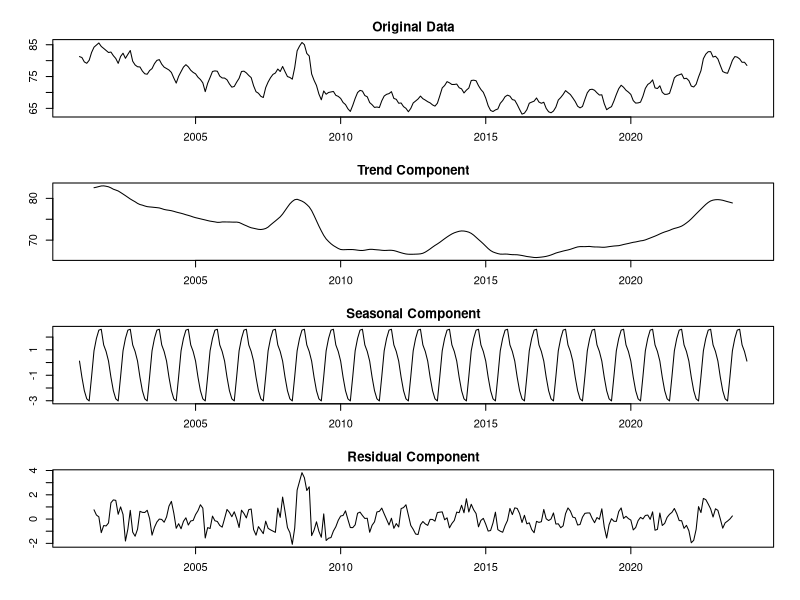
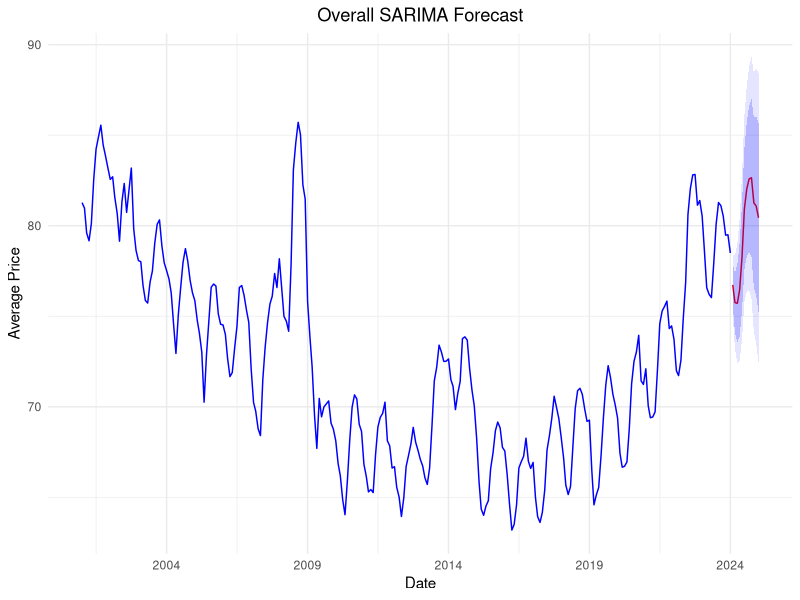
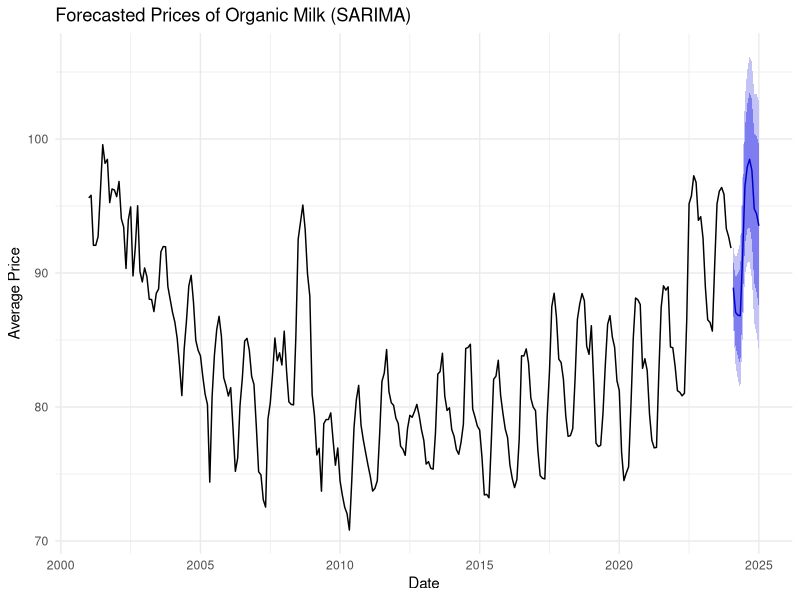
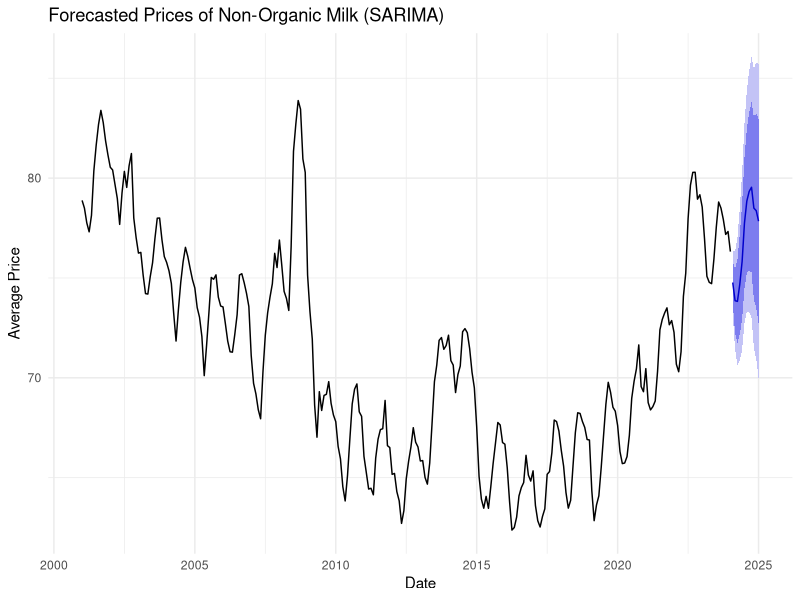
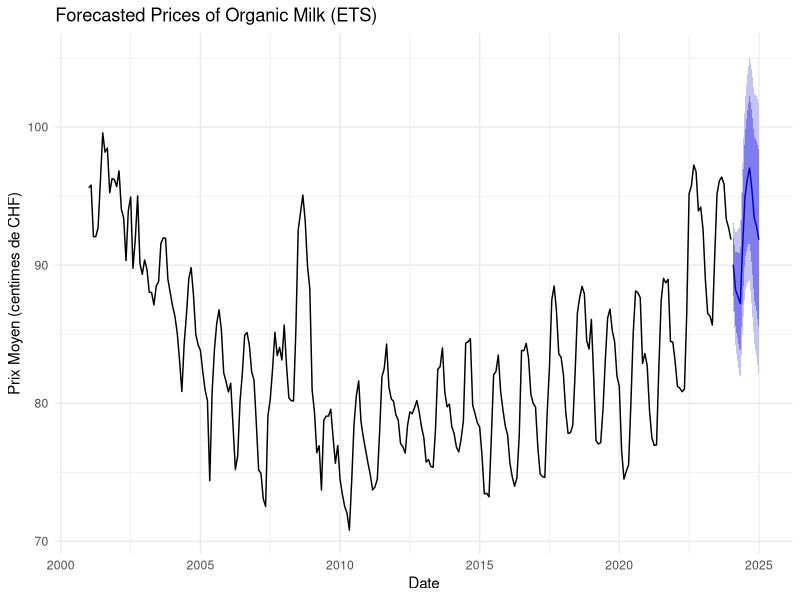
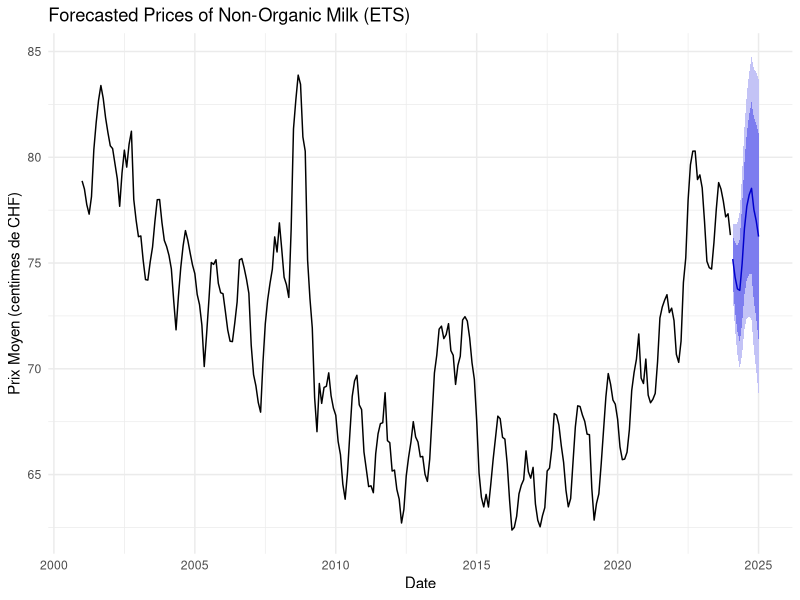
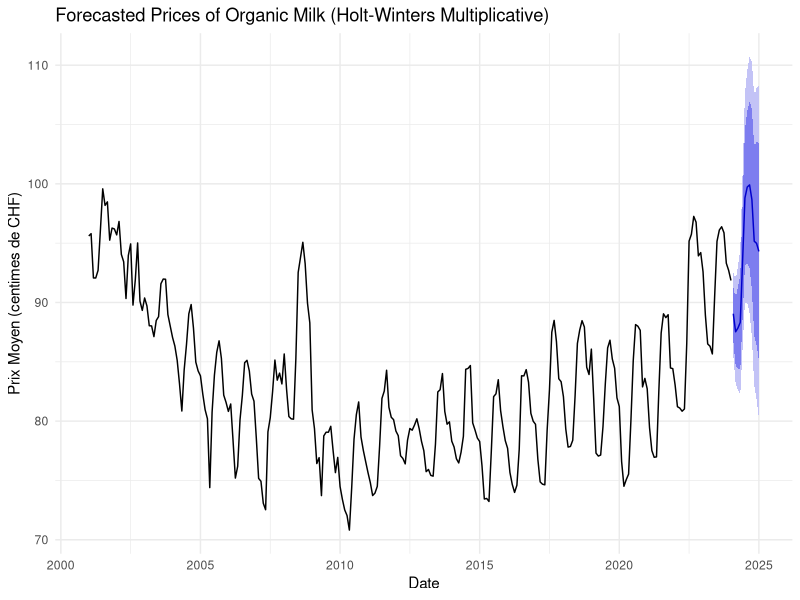
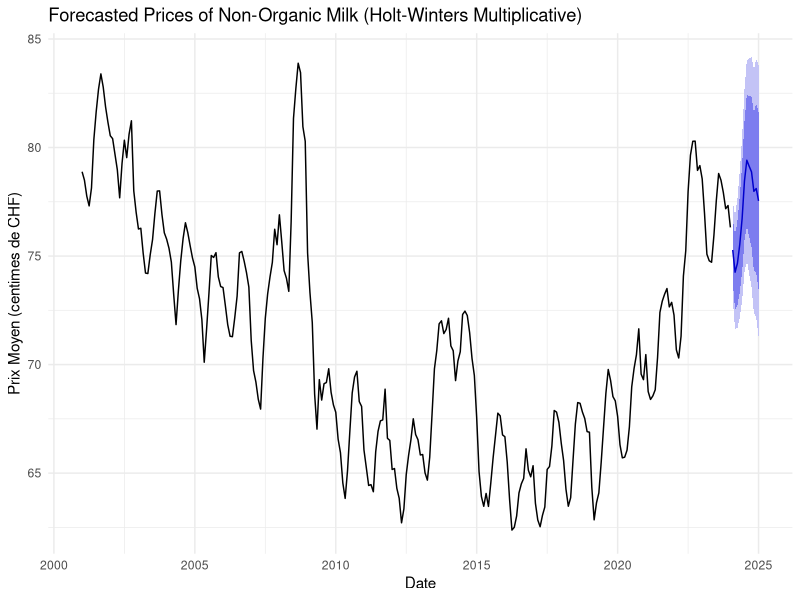

Here is the R script that generated these plots, in order: (Note: this script raises an error after producing the figures.)
## ---- chunk 1
# Charger les packages nécessaires
library(tidyverse)
library(lubridate)
library(forecast)
library(ggplot2)

# Importer les données
swiss_decomposition <- read_csv('../data/swiss_production_data.csv', show_col_types = FALSE)
## ---- chunk 2
# Assurez-vous que les dates sont de type Date et que 'Date' est l'index
swiss_decomposition <- swiss_decomposition %>%
  mutate(Date = as.Date(Date, format = "%Y-%m-%d")) %>%
  arrange(Date)

# Calculez la moyenne des prix par date
data <- swiss_decomposition %>%
  group_by(Date = floor_date(Date, "month")) %>%
  summarise(Price = mean(Price, na.rm = TRUE))

# Convertir en série temporelle
data_ts <- ts(data$Price, start = c(year(min(data$Date)), month(min(data$Date))), frequency = 12)

# Appliquez la décomposition classique
decomposition <- decompose(data_ts, type = "additive")  # ou 'multiplicative' selon le cas

# Créez un graphique avec des subplots
par(mfrow = c(4, 1), mar = c(3, 3, 2, 1), oma = c(1, 1, 1, 1))

# Plot the original data
plot(data_ts, main = "Original Data", ylab = "Prix")

# Plot the trend component
plot(decomposition$trend, main = "Trend Component", ylab = "Trend")

# Plot the seasonal component
plot(decomposition$seasonal, main = "Seasonal Component", ylab = "Seasonal")

# Plot the residual component
plot(decomposition$random, main = "Residual Component", ylab = "Residual")

# Ajuster le layout
par(mfrow = c(1, 1))
## ---- chunk 3
# Assurez-vous que les dates sont de type Date et que 'Date' est l'index
library(dplyr)
library(lubridate)
library(forecast)
library(ggplot2)

swiss_decomposition <- swiss_decomposition %>%
  mutate(Date = as.Date(Date, format = "%Y-%m-%d")) %>%
  arrange(Date)

# Calculez la moyenne des prix par date (par mois)
data <- swiss_decomposition %>%
  group_by(Date) %>%
  summarise(Price = mean(Price, na.rm = TRUE), .groups = 'drop')

# Convertir en série temporelle
data_ts <- ts(data$Price, start = c(year(min(data$Date)), month(min(data$Date))), frequency = 12)

# Ajustement du modèle SARIMA avec auto.arima pour sélectionner les meilleurs paramètres
sarima_model <- auto.arima(data_ts, seasonal = TRUE, stepwise = FALSE, approximation = FALSE)

# Prévision avec intervalles de confiance de 80 % et 95 %
sarima_forecast <- forecast(sarima_model, h = 12, level = c(80, 95))

# Créer des dataframes pour les prévisions et les intervalles de confiance
data_forecast <- data.frame(Date = seq.Date(from = max(data$Date) + months(1), 
                                            by = "month", length.out = 12),
                            Forecast = as.numeric(sarima_forecast$mean),
                            Lower80 = sarima_forecast$lower[,1],
                            Upper80 = sarima_forecast$upper[,1],
                            Lower95 = sarima_forecast$lower[,2],
                            Upper95 = sarima_forecast$upper[,2])

# Tracer les résultats avec ggplot2
ggplot() +
  geom_line(data = data, aes(x = Date, y = Price), color = "blue", size = 0.5) +
  geom_line(data = data_forecast, aes(x = Date, y = Forecast), color = "red", size = 0.5) +
  geom_ribbon(data = data_forecast, aes(x = Date, ymin = Lower80, ymax = Upper80), fill = "blue", alpha = 0.2) +
  geom_ribbon(data = data_forecast, aes(x = Date, ymin = Lower95, ymax = Upper95), fill = "blue", alpha = 0.1) +
  scale_x_date(date_breaks = "5 years", date_labels = "%Y") +
  labs(title = 'Overall SARIMA Forecast', x = 'Date', y = 'Average Price') +
  theme_minimal() +
  theme(plot.title = element_text(hjust = 0.5))
## ---- chunk 4
# Assurez-vous que les dates sont de type Date et que 'Date' est l'index
swiss_decomposition <- swiss_decomposition %>%
  mutate(Date = as.Date(Date, format = "%Y-%m-%d")) %>%
  arrange(Date)

# Filtrer les données pour les systèmes de production 'Bio' et 'Conventional'
data_bio <- swiss_decomposition %>%
  filter(`System of production` == 'Bio') %>%
  group_by(Date = floor_date(Date, "month")) %>%
  summarise(Price = mean(Price, na.rm = TRUE)) %>%
  ungroup()

data_conventional <- swiss_decomposition %>%
  filter(`System of production` == 'Conventional') %>%
  group_by(Date = floor_date(Date, "month")) %>%
  summarise(Price = mean(Price, na.rm = TRUE)) %>%
  ungroup()

# Convertir en série temporelle
ts_bio <- ts(data_bio$Price, start = c(year(min(data_bio$Date)), month(min(data_bio$Date))), frequency = 12)
ts_conventional <- ts(data_conventional$Price, start = c(year(min(data_conventional$Date)), month(min(data_conventional$Date))), frequency = 12)

# Ajuster les modèles SARIMA
fit_bio_sarima <- auto.arima(ts_bio, seasonal = TRUE, stepwise = FALSE, approximation = FALSE)
fit_conventional_sarima <- auto.arima(ts_conventional, seasonal = TRUE, stepwise = FALSE, approximation = FALSE)

# Prévisions pour les 12 prochains mois
forecast_bio_sarima <- forecast(fit_bio_sarima, h = 12)
forecast_conventional_sarima <- forecast(fit_conventional_sarima, h = 12)

# Tracer les prévisions
autoplot(forecast_bio_sarima) +
  labs(title = "Forecasted Prices of Organic Milk (SARIMA)", x = "Date", y = "Average Price") +
  theme_minimal()

autoplot(forecast_conventional_sarima) +
  labs(title = "Forecasted Prices of Non-Organic Milk (SARIMA)", x = "Date", y = "Average Price") +
  theme_minimal()
## ---- chunk 5
# Charger les packages nécessaires
library(tidyverse)
library(lubridate)
library(forecast)
library(ggplot2)

# Filtrer les données pour les systèmes de production 'Bio' et 'Conventional'
data_bio <- swiss_decomposition %>%
  filter(`System of production` == 'Bio') %>%
  group_by(Date = floor_date(Date, "month")) %>%
  summarise(Price = mean(Price, na.rm = TRUE)) %>%
  ungroup()

data_conventional <- swiss_decomposition %>%
  filter(`System of production` == 'Conventional') %>%
  group_by(Date = floor_date(Date, "month")) %>%
  summarise(Price = mean(Price, na.rm = TRUE)) %>%
  ungroup()

# Convertir en série temporelle
ts_bio <- ts(data_bio$Price, start = c(year(min(data_bio$Date)), month(min(data_bio$Date))), frequency = 12)
ts_conventional <- ts(data_conventional$Price, start = c(year(min(data_conventional$Date)), month(min(data_conventional$Date))), frequency = 12)

# Ajuster les modèles de lissage exponentiel (ETS)
fit_bio_ets <- ets(ts_bio)
fit_conventional_ets <- ets(ts_conventional)

# Prévisions pour les 12 prochains mois
forecast_bio_ets <- forecast(fit_bio_ets, h = 12)
forecast_conventional_ets <- forecast(fit_conventional_ets, h = 12)

# Tracer les prévisions
autoplot(forecast_bio_ets) +
  labs(title = "Forecasted Prices of Organic Milk (ETS)", x = "Date", y = "Prix Moyen (centimes de CHF)") +
  theme_minimal()

autoplot(forecast_conventional_ets) +
  labs(title = "Forecasted Prices of Non-Organic Milk (ETS)", x = "Date", y = "Prix Moyen (centimes de CHF)") +
  theme_minimal()
## ---- chunk 6
# Charger les packages nécessaires
library(forecast)
library(ggplot2)

# Convertir en série temporelle
ts_bio <- ts(data_bio$Price, start = c(year(min(data_bio$Date)), month(min(data_bio$Date))), frequency = 12)
ts_conventional <- ts(data_conventional$Price, start = c(year(min(data_conventional$Date)), month(min(data_conventional$Date))), frequency = 12)

# Ajuster le modèle de Holt-Winters (multiplicatif pour la saisonnalité multiplicative)
fit_bio_hw <- hw(ts_bio, seasonal = "multiplicative")
fit_conventional_hw <- hw(ts_conventional, seasonal = "multiplicative")

# Prévisions pour les 12 prochains mois
forecast_bio_hw <- forecast(fit_bio_hw, h = 12)
forecast_conventional_hw <- forecast(fit_conventional_hw, h = 12)

# Tracer les prévisions
autoplot(forecast_bio_hw) +
  labs(title = "Forecasted Prices of Organic Milk (Holt-Winters Multiplicative)", x = "Date", y = "Prix Moyen (centimes de CHF)") +
  theme_minimal()

autoplot(forecast_conventional_hw) +
  labs(title = "Forecasted Prices of Non-Organic Milk (Holt-Winters Multiplicative)", x = "Date", y = "Prix Moyen (centimes de CHF)") +
  theme_minimal()
## ---- chunk 7
# re-arragen the df_producteur data in ascending order
df_producteur <- df_producteur[order(df_producteur$date),]

#creating tsibble for organic and non-organic milk prices
df_producteur_ts_non_bio <- ts(df_producteur$prix_non_bio, start=c(2017, 12), frequency=12)
df_producteur_ts_bio <- ts(df_producteur$prix_bio, start=c(2017, 12), frequency=12)

#convert the ts object to a tsiible object
df_producteur_ts_non_bio <- as_tsibble(df_producteur_ts_non_bio)
df_producteur_ts_bio <- as_tsibble(df_producteur_ts_bio)
## ---- chunk 8
# Fit a naive model
fit_non_bio <- df_producteur_ts_non_bio %>% model(naive = NAIVE(value))
fit_bio <- df_producteur_ts_bio %>% model(naive = NAIVE(value))

# Forecast the next 12 months
naive_forecast_non_bio <- fit_non_bio %>% forecast(h = 12)
naive_forecast_bio <- fit_bio %>% forecast(h = 12)

plot <- naive_forecast_non_bio %>%
  autoplot(df_producteur_ts_non_bio, alpha = 0.5) +
  labs(title = "Naive Forecast of Non-Organic Milk Prices",
       x = "Date",
       y = "Price") + guides(colour = guide_legend(title = "Forecast"))
plot
plot <- naive_forecast_bio %>%
  autoplot(df_producteur_ts_bio, alpha = 0.5) +
  labs(title = "Naive Forecast of Non-Organic Milk Prices",
       x = "Date",
       y = "Price") + guides(colour = guide_legend(title = "Forecast"))
plot
## ---- chunk 9
# re-arragen the df_producteur data in ascending order
df_producteur <- df_producteur[order(df_producteur$date),]

#creating tsibble for organic and non-organic milk prices
df_producteur_ts_non_bio <- ts(df_producteur$prix_non_bio, start=c(2017, 12), frequency=12)
df_producteur_ts_bio <- ts(df_producteur$prix_bio, start=c(2017, 12), frequency=12)
#check for stationarity
adf.test(df_producteur_ts_non_bio)
adf.test(df_producteur_ts_bio)
## ---- chunk 10
#difference the time series
df_producteur_ts_non_bio_diff <- diff(df_producteur_ts_non_bio)
df_producteur_ts_bio_diff <- diff(df_producteur_ts_bio)

#plot them to see the differentiation
autoplot(df_producteur_ts_non_bio_diff)+ labs(title = "Differenced Time Series of Organic Milk Prices")
autoplot(df_producteur_ts_bio_diff) + labs(title = "Differenced Time Series of Bio Milk Prices")

#check for stationarity
adf.test(df_producteur_ts_non_bio_diff)
adf.test(df_producteur_ts_bio_diff)
## ---- chunk 11
# Fit the ARIMA model
fit_non_bio <- auto.arima(df_producteur_ts_non_bio, seasonal = FALSE)
fit_bio <- auto.arima(df_producteur_ts_bio, seasonal = FALSE)

# Forecast the next 12 months
forecast_non_bio <- forecast(fit_non_bio, h = 12)
forecast_bio <- forecast(fit_bio, h = 12)

#show the components used for the ARIMA model
fit_non_bio %>% summary()
fit_bio %>% summary()

#plot the forecasted values
autoplot(forecast_non_bio) + labs(title = "Forecasted Prices of Non-Organic Milk")
## ---- chunk 12
autoplot(forecast_bio) + labs(title = "Forecasted Prices of Organic Milk")
## ---- chunk 13
# Fit the SARIMA model
fit_non_bio_sarima <- auto.arima(df_producteur_ts_non_bio, seasonal = TRUE, stepwise = FALSE, approximation = FALSE)
fit_bio_sarima <- auto.arima(df_producteur_ts_bio, seasonal = TRUE, stepwise = FALSE, approximation = FALSE)

# Forecast the next 12 months
forecast_non_bio_sarima <- forecast(fit_non_bio_sarima, h = 12)
forecast_bio_sarima <- forecast(fit_bio_sarima, h = 12)

#plot the forecasted values
autoplot(forecast_non_bio_sarima) + labs(title = "Forecasted Prices of Non-Organic Milk (SARIMA)")
autoplot(forecast_bio_sarima) + labs(title = "Forecasted Prices of Organic Milk (SARIMA)")
## ---- chunk 14
# compare forecast_bio vs forecast_bio_sarima Model using AIC

## ---- chunk 15
# compare forecast_non_bio vs forecast_non_bio_sarima using AIC

## ---- chunk 16
# Create a table of the forecasted values 
forecast_table_arima <- tibble(
  Month = seq(as.Date("2023-01-01"), by = "month", length.out = 12),
  Non_Organic_Forecast = forecast_non_bio$mean,
  Bio_Forecast = forecast_bio$mean
)
#round the forecasted values
forecast_table_arima <- forecast_table_arima %>%
  mutate(across(c(Non_Organic_Forecast, Bio_Forecast), ~round(., 2)))
#show the forecasted values using reactable
reactable(
  forecast_table_arima,  
  highlight = TRUE,  # Highlight rows on hover
  defaultPageSize = 10,  # Display 10 rows per page
  paginationType = "numbers",  # Use numbers for page navigation
  searchable = TRUE,  # Make the table searchable
  sortable = TRUE,  # Allow sorting
  resizable = TRUE  # Allow column resizing
)
#plot the forecasted values
forecast_table_arima %>%
  pivot_longer(cols = c(Non_Organic_Forecast, Bio_Forecast), names_to = "Type", values_to = "Forecasted_Price") %>%
  ggplot(aes(x = Month, y = Forecasted_Price, color = Type)) +
  geom_line() +
  labs(title = "Forecasted Prices of Organic and Non-Organic Milk",
       x = "Month",
       y = "Price",
       color = "Type") +
  theme_minimal()
## ---- chunk 17
# Create a table of the forecasted values 
forecast_table_sarima <- tibble(
  Month = seq(as.Date("2023-01-01"), by = "month", length.out = 12),
  Non_Organic_Forecast = forecast_non_bio_sarima$mean,
  Bio_Forecast = forecast_bio_sarima$mean
)
#round the forecasted values
forecast_table_sarima <- forecast_table_sarima %>%
  mutate(across(c(Non_Organic_Forecast, Bio_Forecast), ~round(., 2)))
#show the forecasted values using reactable
reactable(
  forecast_table_sarima,  
  highlight = TRUE,  # Highlight rows on hover
  defaultPageSize = 10,  # Display 10 rows per page
  paginationType = "numbers",  # Use numbers for page navigation
  searchable = TRUE,  # Make the table searchable
  sortable = TRUE,  # Allow sorting
  resizable = TRUE  # Allow column resizing
)
#plot the forecasted values
forecast_table_sarima %>%
  pivot_longer(cols = c(Non_Organic_Forecast, Bio_Forecast), names_to = "Type", values_to = "Forecasted_Price") %>%
  ggplot(aes(x = Month, y = Forecasted_Price, color = Type)) +
  geom_line() +
  labs(title = "Forecasted Prices of Organic and Non-Organic Milk",
       x = "Month",
       y = "Price",
       color = "Type") +
  theme_minimal()
## ---- chunk 18
# Fit the ETS model
fit_non_bio_ets <- ets(df_producteur_ts_non_bio)
fit_bio_ets <- ets(df_producteur_ts_bio)

# Forecast the next 12 months
forecast_non_bio_ets <- forecast(fit_non_bio_ets, h = 12)
forecast_bio_ets <- forecast(fit_bio_ets, h = 12)

#plot the forecasted values
autoplot(forecast_non_bio_ets) + labs(title = "Forecasted Prices of Non-Organic Milk (ETS)")
autoplot(forecast_bio_ets) + labs(title = "Forecasted Prices of Organic Milk (ETS)")
## ---- chunk 19
# Create a table of the forecasted values
forecast_table_ets <- tibble(
  Month = seq(as.Date("2023-01-01"), by = "month", length.out = 12),
  Non_Organic_Forecast_ETS = forecast_non_bio_ets$mean,
  Bio_Forecast_ETS = forecast_bio_ets$mean
)
forecast_table_ets

#plot the forecasted values
forecast_table_ets %>%
  pivot_longer(cols = c(Non_Organic_Forecast_ETS, Bio_Forecast_ETS), names_to = "Type", values_to = "Forecasted_Price") %>%
  ggplot(aes(x = Month, y = Forecasted_Price, color = Type)) +
  geom_line() +
  labs(title = "Forecasted Prices of Organic and Non-Organic Milk (ETS)",
       x = "Month",
       y = "Price",
       color = "Type") +
  theme_minimal()
## ---- chunk 20
# compare ARIMA and ETS forecast

## ---- chunk 21
# Calculate correlation coefficients for each party
correlation_df <- data.frame(Party = c("PLR", "PS", "UDC", "Centre", "Verts", "Vertliberaux"),
                             Correlation = sapply(merged_data[, 4:9], function(x) cor(x, merged_data$`2023`)))

# Print the correlation coefficients
print(correlation_df)

# Create a matrix of plots for each party
party_plots <- lapply(names(merged_data)[4:9], function(party) {
  ggplot(merged_data, aes_string(x = "`2023`", y = party)) +
    geom_point() +
    geom_smooth(method = "lm", se = FALSE, color = "blue") +
    labs(x = "Annual Sales", y = paste(party, "Party Presence (%)"), title = paste("Correlation:", party, "Party vs. Sales")) +
    theme_minimal()
})

# Arrange the plots in a matrix layout
matrix_plot <- gridExtra::grid.arrange(grobs = party_plots, ncol = 2)
matrix_plot
## ---- chunk 22

# Read sales data from data.qmd
sales_data_2023 <- sales_data %>%
  select(-`2022`)

# Filter party data to keep only values above 20
filtered_party_data <- party_data %>%
  filter(PLR > 20 | PS > 20 | UDC > 20 | Centre > 20 | Verts > 20 | Vertliberaux > 20)

# Create separate datasets for each political party
plr_data <- filtered_party_data %>%
  filter(PLR > 20) %>%
  select(Location, PLR)

ps_data <- filtered_party_data %>%
  filter(PS > 20) %>%
  select(Location, PS)

udc_data <- filtered_party_data %>%
  filter(UDC > 20) %>%
  select(Location, UDC)

centre_data <- filtered_party_data %>%
  filter(Centre > 20) %>%
  select(Location, Centre)

verts_data <- filtered_party_data %>%
  filter(Verts > 20) %>%
  select(Location, Verts)

vertliberaux_data <- filtered_party_data %>%
  filter(Vertliberaux > 20) %>%
  select(Location, Vertliberaux)

# Merge each party's data with sales data for 2023
plr_sales <- merge(sales_data_2023, plr_data, by.x = "Location")
ps_sales <- merge(sales_data_2023, ps_data, by.x = "Location")
udc_sales <- merge(sales_data_2023, udc_data, by.x = "Location")
centre_sales <- merge(sales_data_2023, centre_data, by.x = "Location")
verts_sales <- merge(sales_data_2023, verts_data, by.x = "Location")
vertliberaux_sales <- merge(sales_data_2023, vertliberaux_data, by.x = "Location")

# Calculate total sales for each party
plr_total_sales <- sum(plr_sales$`2023`)
ps_total_sales <- sum(ps_sales$`2023`)
udc_total_sales <- sum(udc_sales$`2023`)
centre_total_sales <- sum(centre_sales$`2023`)
verts_total_sales <- sum(verts_sales$`2023`)

# Create a data frame for total sales by party
total_sales_df <- data.frame(Party = c("PLR", "PS", "UDC", "Centre", "Verts"),
                             Total_Sales = c(plr_total_sales, ps_total_sales, udc_total_sales,
                                             centre_total_sales, verts_total_sales))

# Define colors for each party
party_colors <- c("PLR" = "blue", "PS" = "red", "UDC" = "darkgreen", "Centre" = "orange", "Verts" = "green")

# Sort the data frame by Total_Sales in descending order
total_sales_df <- total_sales_df[order(-total_sales_df$Total_Sales), ]

# Plot total sales by party in descending order with specified colors
ggplot(total_sales_df, aes(x = reorder(Party, -Total_Sales), y = Total_Sales, fill = Party)) +
  geom_bar(stat = "identity") +
  labs(title = "Total Sales by Political Party in 2023", x = "Party", y = "Total Sales") +
  theme_minimal() +
  theme(axis.text.x = element_text(angle = 45, hjust = 1)) +
  scale_fill_manual(values = party_colors)
## ---- chunk 23
# Create a scatterplot
ggplot(merged_df, aes(x = `Revenu/contribuable`, y = `2022`)) +
  geom_point(aes(color = Location)) +
  labs(x = "Revenu/contribuable", y = "Sales 2022", title = "Relationship between Revenu/contribuable and Sales in 2022") +
  geom_smooth(method = "lm", se = FALSE) +
  theme_minimal()

# Create another scatterplot for 2023
ggplot(merged_df, aes(x = `Revenu/contribuable`, y = `2023`)) +
  geom_point(aes(color = Location)) +
  labs(x = "Revenu/contribuable", y = "Sales 2023", title = "Relationship between Revenu/contribuable and Sales in 2023") +
  geom_smooth(method = "lm", se = FALSE) +
  theme_minimal()
## ---- chunk 24
#get the distance_matrix in r
distance_matrix <- py$distance_matrix

#use reactable to show the table 
#show it using reactable
reactable(
  distance_matrix,  
  highlight = TRUE,  # Highlight rows on hover
  defaultPageSize = 10,  # Display 10 rows per page
  paginationType = "numbers",  # Use numbers for page navigation
  searchable = TRUE,  # Make the table searchable
  sortable = TRUE,  # Allow sorting
  resizable = TRUE  # Allow column resizing
)
